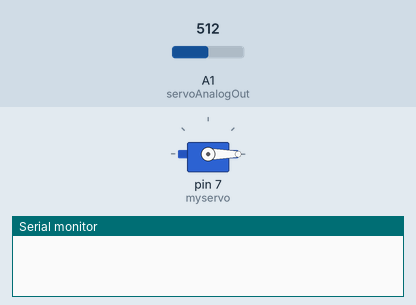
Simulated run of this sketch. Board: Arduino Uno, built with avr-gcc and run on an emulated ATmega328P. Parts: servo, the last lines printed to the serial monitor. The test bench sets the inputs (shaded band); at power-on: A1 (servoAnalogOut) = 512.

Above: at 0.1 s.
At 2.6 s:
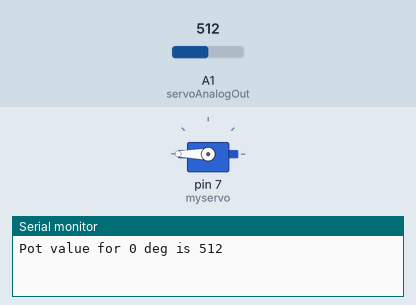
At 5.1 s:
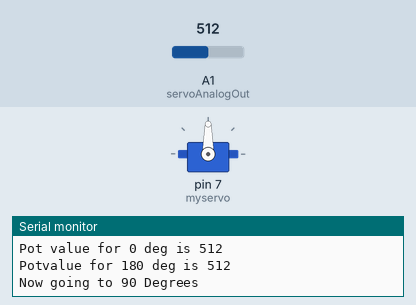
Timing chart, 0 to 6.6 s (numbered marks = the images above):
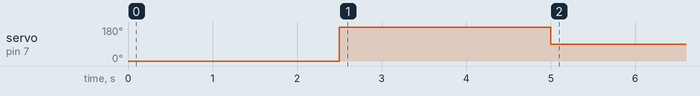

The sketch:

ServoReadPosition.ino
```cpp
#include<Servo.h>

Servo myservo; //create servo object to control a servo

const int servoAnalogOut = A1;
int servoPosition;
unsigned int servoValue0Deg, servoValue180Deg; // Variables to store min and max values of servo position
int pos = 0; // set pos as variable

void setup() {
  // put your setup code here, to run once:
//myservo.attach(9,600,2300); //(pin,min,max) min and max pulsewidth
myservo.attach(7);
Serial.begin(9600);
calibration();
}

void loop() {
  // put your main code here, to run repeatedly:

servoPosition = map(analogRead(servoAnalogOut),servoValue0Deg,servoValue180Deg, 0 , 180); // map function calibrates map(value,fromLow, fromHigh, toLow, toHigh)
Serial.println(servoPosition);
delay(1000);
//
//myservo.write(0);
//delay(1500);
//
//myservo.write(170);
//delay(1500);

}

void calibration() {
  myservo.write(0); // set servo to 0 position
  delay(2000);
  servoValue0Deg = analogRead(servoAnalogOut); // read value for position 0
  Serial.println("Pot value for 0 deg is " + String(servoValue0Deg));
  delay(500);
  myservo.write(180); //set servo to 180 degrees
  delay(2000);
  servoValue180Deg = analogRead(servoAnalogOut);
  Serial.println("Potvalue for 180 deg is " + String(servoValue180Deg)); // read value for 180 degrees
  delay(500);
  Serial.println("Now going to 90 Degrees");
  myservo.write(90);
  delay(2000);
  myservo.detach();
  delay(1000);
}
```
